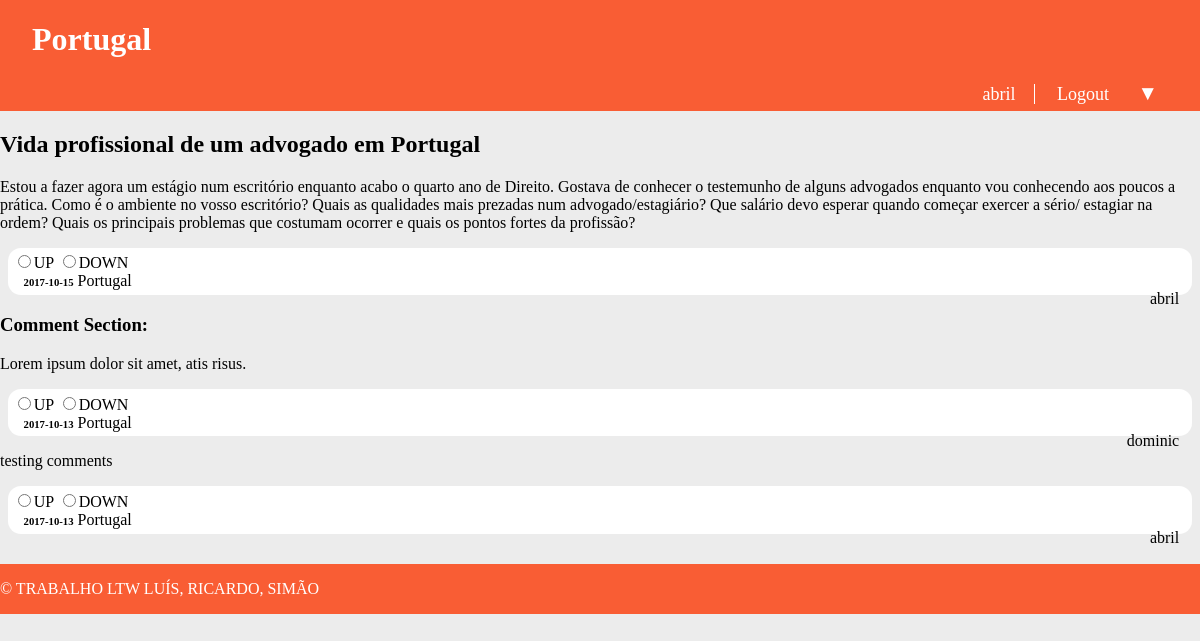
Screenshot of /pages/story.php?id=2 (signed in) with the database file from the repository.
### tables this page shows
CREATE TABLE Story (
  id INTEGER PRIMARY KEY,
  title VARCHAR,
  published INTEGER, -- date when the story was published in epoch format
  channel VARCHAR REFERENCES channel, -- comma separated tags
  author VARCHAR REFERENCES utilizer, -- who wrote the article
  points INTEGER DEFAULT 0,
  fulltext VARCHAR
);

CREATE TABLE Comment (
  id INTEGER PRIMARY KEY,
  story_id INTEGER REFERENCES story,
  parent_comment INTEGER REFERENCES comment,
  username VARCHAR REFERENCES utilizer,
  published INTEGER, -- date when comment was published in epoch format
  points INTEGER DEFAULT 0,
  text VARCHAR
);

### database/db_story.php (called while the page is built, shortened)
<?php
    function getStoryMainInfoById($storyId){
        $db = Database::instance()->db();
        $correspondingStory = $db->prepare('SELECT channel, title, fulltext, published, author FROM Story WHERE id = ?');
        $correspondingStory->execute(array($storyId));
        $correspondingStory = $correspondingStory->fetchAll();
        return $correspondingStory;
    }
?>

### database/db_comments.php (called while the page is built, shortened)
<?php
    function getCommentsFromStory($storyId){
        $db = Database::instance()->db();
        $commentsForStory = $db->prepare('SELECT id, text, parent_comment, username, published, points, text FROM Comment WHERE story_id = ?');
        $commentsForStory->execute(array($storyId));
        $commentsForStory = $commentsForStory->fetchAll();
        return $commentsForStory;
    }
?>

### templates/tpl_common.php (the view, shortened to what this page needs)
<?php include_once('tpl_subList.php') ?>
<?php function draw_header($username, $channel_name) { ?>
	<!DOCTYPE html>
	<html>
		<head>
			<link rel="stylesheet" href="../css/common.css">
		</head>
	<body>
		<header>
			<h1><?=$channel_name?></h1>
		<?php if($username != NULL) { ?>
			<nav id="signup">
				<a href=""><?= $username ?></li></a>
				<a href="../actions/action_logout.php">Logout</a>
			</nav>
			<? } ?>
			</header>
<?php } ?>
<?php function draw_story_text($story_title, $fulltext) { ?>
		<section>
			<h1><?=$story_title?></h1>
			<p><?=$fulltext?></p>
		</section>
<?php } ?>
<?php function convert_epoch($epoch) {
	$dt = new DateTime("@$epoch");
	return $dt;
}
?>
<?php function draw_info_bar($username, $channel, $data) { ?>
	<section id = "info_bar">
		<input type="radio" name="point" value="1">UP
		<input type="radio" name="point" value="-1">DOWN
		<div>
			<?php $data = convert_epoch($data) ?>
			<h6 id="date"><?=$data->format('Y-m-d')?></h6>
			<a id="channel" href=""><?=$channel?></a>
		</div>
		<a id="profile" href=""><?=$username?></a>
	</section>
<?php } ?>
<?php function draw_comments_section($comments, $channel) { ?>
	<h3> Comment Section: </h3>
	<section id = "comments">
		<? for($i=0; $i < sizeof($comments); $i++) { ?>
			<div>
				<p><?=$comments[$i]['text']?><p>
				<div>
				</div>
			</div>
		<? } ?>
	</section>
<?php } ?>
<?php function draw_footer() { ?>
	</body>
	<footer>
		<p>&copy; TRABALHO LTW LUÍS, RICARDO, SIMÃO</p>
	</footer>
	</html>
<?php } ?>

### css/common.css (style rules this page uses)
body { position: relative; margin: 0; padding-bottom: 5em; min-height: 100%; background-color: #ececec; }
body > header { display: grid; grid-template-columns: 1fr auto; grid-template-rows: auto auto; background-color: #f95d34; color: white; }
body > header h1 { padding-left: 1em; grid-column: 1; grid-row: 1; }
body > header #signup { padding-right: 2em; padding-bottom: 5px; grid-column: 2; grid-row: 2; font-size: 18px; }
body > header > #signup > a:first-child { border-right: 1px solid white; }
body > header > #signup > a { padding: 0 1em; color: white; text-decoration: none; }
body > header #signup > a:first-child { padding-left: 0; }
#info_bar { background-color: white; border: none; border-radius: 13px; margin: 2px 0.5em 0em 0.5em; padding: 0.3em; }
#date { padding-left: 1em; display: inline; }
#channel { padding-right: 1em; color: black; text-decoration: none; }
#profile { float: right; padding-left: 0em; padding-right: 0.5em; color: black; text-decoration: none; }
footer { position: absolute; right: 0; bottom: 0; left: 0; width: 100%; background-color: #f95d34; color: white; }

### rows the page displays
story: channel "Portugal", title "Vida profissional de um advogado em Portugal", fulltext "Estou a fazer agora um estágio num escritório enquanto acabo o quarto ano de Direito. Gostava de conhecer o testemunho de alguns advogados enquanto vou conhecendo aos poucos a prática. Como é o ambiente no vosso escritório? Quais as qualidades mais prezadas num advogado/estagiário? Que salário devo esperar quando começar exercer a sério/ estagiar na ordem? Quais os principais problemas que costumam ocorrer e quais os pontos fortes da profissão?", published "2017-10-15", author "abril"
comment: text "Lorem ipsum dolor sit amet, atis risus.", published "2017-10-13", story.channel "Portugal", username "dominic"
comment: text "testing comments", published "2017-10-13", story.channel "Portugal", username "abril"

### other values shown
$username "abril"
